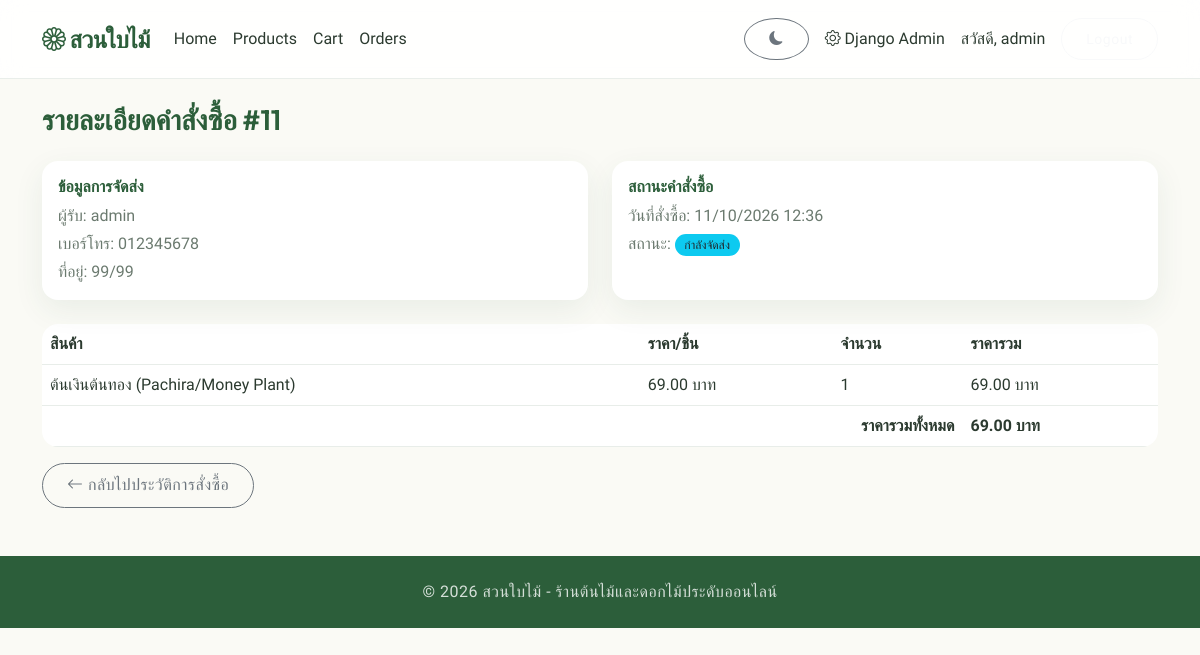
The page /orders/11/ (signed in) on the database its author committed.
### accounts/models.py (models this page shows, shortened)
class User(AbstractUser):
    phone = models.CharField('เบอร์โทรศัพท์', max_length=15, blank=True)
    address = models.TextField('ที่อยู่', blank=True)

### orders/models.py (models this page shows, shortened)
class Order(models.Model):
    STATUS_PENDING = 'pending'
    STATUS_SHIPPING = 'shipping'
    STATUS_COMPLETED = 'completed'
    STATUS_CANCELLED = 'cancelled'
    STATUS_CHOICES = [
        (STATUS_PENDING, 'รอดำเนินการ'),
        (STATUS_SHIPPING, 'กำลังจัดส่ง'),
        (STATUS_COMPLETED, 'จัดส่งสำเร็จ'),
        (STATUS_CANCELLED, 'ยกเลิก'),
    ]
    user = models.ForeignKey(
        settings.AUTH_USER_MODEL, verbose_name='ลูกค้า',
        on_delete=models.CASCADE, related_name='orders'
    )
    receiver_name = models.CharField('ชื่อผู้รับ', max_length=150)
    phone = models.CharField('เบอร์โทรศัพท์', max_length=15)
    shipping_address = models.TextField('ที่อยู่จัดส่ง')
    total_price = models.DecimalField('ราคารวม', max_digits=10, decimal_places=2)
    status = models.CharField('สถานะ', max_length=20, choices=STATUS_CHOICES, default=STATUS_PENDING)
    created_at = models.DateTimeField('วันที่สั่งซื้อ', auto_now_add=True)
    class Meta:
        verbose_name = 'คำสั่งซื้อ'
        verbose_name_plural = 'คำสั่งซื้อ'
        ordering = ['-created_at']

class OrderDetail(models.Model):
    order = models.ForeignKey(Order, verbose_name='คำสั่งซื้อ', on_delete=models.CASCADE, related_name='details')
    product = models.ForeignKey(Product, verbose_name='สินค้า', on_delete=models.SET_NULL, null=True)
    quantity = models.PositiveIntegerField('จำนวน', validators=[MinValueValidator(1)])
    price = models.DecimalField('ราคาต่อชิ้น (ตอนสั่งซื้อ)', max_digits=10, decimal_places=2, validators=[MinValueValidator(Decimal("0.01"))])
    class Meta:
        verbose_name = 'รายการสินค้าในคำสั่งซื้อ'
        verbose_name_plural = 'รายการสินค้าในคำสั่งซื้อ'
    @property
    def subtotal(self):
        return self.price * self.quantity

### products/models.py (models this page shows, shortened)
class Product(models.Model):
    name = models.CharField('ชื่อสินค้า', max_length=200)
    category = models.ForeignKey(
        Category, verbose_name='หมวดหมู่', on_delete=models.SET_NULL,
        null=True, blank=True, related_name='products'
    )
    description = models.TextField('รายละเอียดสินค้า', blank=True)
    price = models.DecimalField('ราคา', max_digits=10, decimal_places=2, validators=[MinValueValidator(Decimal("0.01"))])
    stock = models.PositiveIntegerField('จำนวนคงเหลือ', default=0)
    image = models.ImageField('รูปสินค้า', upload_to='products/', blank=True, null=True)
    created_at = models.DateTimeField('วันที่เพิ่มสินค้า', auto_now_add=True)
    class Meta:
        verbose_name = 'สินค้า'
        verbose_name_plural = 'สินค้า'
        ordering = ['-created_at']

### orders/views.py (the view)
# urls.py: path('<int:order_id>/', views.order_detail_view, name='order_detail'),
@login_required
def order_detail_view(request, order_id):
    order = get_object_or_404(Order, id=order_id, user=request.user)
    return render(request, 'orders/order_detail.html', {'order': order})

### cart/cart.py (called while the page is built, shortened)
    def __iter__(self):
        product_ids = list(self.cart.keys())
        products = Product.objects.filter(id__in=product_ids)
        products_map = {str(p.id): p for p in products}
        missing_ids = set(product_ids) - set(products_map.keys())
        if missing_ids:
            for product_id in missing_ids:
                self.cart.pop(product_id, None)
            self.save()

    def __len__(self):
        return sum(item["quantity"] for item in self)

### cart/context_processors.py (called while the page is built)
def cart_summary(request):
    cart = Cart(request)
    return {'cart_count': len(cart)}

### orders/templates/orders/order_detail.html (shortened to what this page needs)
{% extends 'base.html' %}
{% block content %}
<h3 class="mb-4">รายละเอียดคำสั่งซื้อ #{{ order.id }}</h3>
<div class="row mb-4">
    <div class="col-md-6">
        <div class="card p-3">
            <h6>ข้อมูลการจัดส่ง</h6>
            <p class="mb-1">ผู้รับ: {{ order.receiver_name }}</p>
            <p class="mb-1">เบอร์โทร: {{ order.phone }}</p>
            <p class="mb-0">ที่อยู่: {{ order.shipping_address }}</p>
        </div>
    </div>
    <div class="col-md-6">
        <div class="card p-3">
            <h6>สถานะคำสั่งซื้อ</h6>
            <p class="mb-1">วันที่สั่งซื้อ: {{ order.created_at|date:"d/m/Y H:i" }}</p>
            <p class="mb-0">สถานะ: <span class="badge bg-info text-dark">{{ order.get_status_display }}</span></p>
        </div>
    </div>
</div>
<div class="table-responsive">
    <table class="table table-custom align-middle">
        <thead>
            <tr>
                <th>สินค้า</th>
                <th>ราคา/ชิ้น</th>
                <th>จำนวน</th>
                <th>ราคารวม</th>
            </tr>
        </thead>
        <tbody>
            {% for detail in order.details.all %}
            <tr>
                <td>
                    {% if detail.product %}
                        <a href="{% url 'products:product_detail' detail.product.pk %}" class="text-decoration-none" style="color: var(--text-main);">
                            {{ detail.product.name }}
                        </a>
                    {% else %}
                        <span class="text-muted">สินค้านี้ถูกลบออกจากระบบแล้ว</span>
                    {% endif %}
                </td>
                <td>{{ detail.price|floatformat:2 }} บาท</td>
                <td>{{ detail.quantity }}</td>
                <td>{{ detail.subtotal|floatformat:2 }} บาท</td>
            </tr>
            {% endfor %}
        </tbody>
        <tfoot>
            <tr>
                <th colspan="3" class="text-end">ราคารวมทั้งหมด</th>
                <th>{{ order.total_price|floatformat:2 }} บาท</th>
            </tr>
        </tfoot>
    </table>
</div>
<a href="{% url 'orders:order_history' %}" class="btn btn-outline-secondary">
    <i class="bi bi-arrow-left"></i> กลับไปประวัติการสั่งซื้อ
</a>
{% endblock %}

### templates/base.html (shortened to what this page needs)
{% load static %}
<!DOCTYPE html>
<html lang="th">
<head>
    <link href="https://cdn.jsdelivr.net/npm/bootstrap@5.3.3/dist/css/bootstrap.min.css" rel="stylesheet">
    <link href="https://cdn.jsdelivr.net/npm/bootstrap-icons@1.11.3/font/bootstrap-icons.css" rel="stylesheet">
    <link href="{% static 'css/style.css' %}?v=1.5" rel="stylesheet">
</head>
<body>
<nav class="navbar navbar-expand-lg sticky-top">
    <div class="container">
        <a class="navbar-brand fw-bold" href="{% url 'products:home' %}">
            <i class="bi bi-flower1"></i> สวนใบไม้
        </a>
        <div class="collapse navbar-collapse" id="navbarMain">
            <ul class="navbar-nav me-auto mb-2 mb-lg-0">
                <li class="nav-item">
                    <a class="nav-link" href="{% url 'products:home' %}">Home</a>
                </li>
                <li class="nav-item">
                    <a class="nav-link" href="{% url 'products:product_list' %}">Products</a>
                </li>
                <li class="nav-item">
                    <a class="nav-link" href="{% url 'cart:cart_detail' %}">
                        Cart {% if cart_count %}<span class="badge bg-light text-dark">{{ cart_count }}</span>{% endif %}
                    </a>
                </li>
                {% if user.is_authenticated %}
                <li class="nav-item">
                    <a class="nav-link" href="{% url 'orders:order_history' %}">Orders</a>
                </li>
                {% endif %}
            </ul>
            <ul class="navbar-nav align-items-center">
                <li class="nav-item me-2">
                    <button id="themeToggle" class="btn btn-outline-secondary btn-sm rounded-circle" aria-label="Toggle Theme">
                        <i class="bi bi-moon-fill" id="themeIcon"></i>
                    </button>
                </li>
                {% if user.is_authenticated %}
                    {% if user.is_staff %}
                    <li class="nav-item">
                        <a class="nav-link" href="{% url 'admin:index' %}">
                            <i class="bi bi-gear"></i> Django Admin
                        </a>
                    </li>
                    {% endif %}
                    <li class="nav-item">
                        <span class="nav-link">สวัสดี, {{ user.first_name|default:user.username }}</span>
                    </li>
                    <li class="nav-item">
                        <form method="post" action="{% url 'accounts:logout' %}" class="d-inline">
                            <button type="submit" class="btn btn-outline-light btn-sm ms-2">Logout</button>
                        </form>
                    </li>
                {% endif %}
            </ul>
        </div>
    </div>
</nav>
<main class="container my-4">
    {% block content %}{% endblock %}
</main>
<footer class="text-center py-4 mt-5 footer-custom">
    <p class="mb-0">&copy; 2026 สวนใบไม้ - ร้านต้นไม้และดอกไม้ประดับออนไลน์</p>
</footer>
</body>
</html>

### static/css/style.css (style rules this page uses)
:root { --primary: #2C5E3A; --primary-light: #3d7e4f; --secondary: #8CA790; --accent: #CC7A52; --bg-color: #FAFAF5; --text-main: #2b3a2f; --text-muted: #6b7a6f; --white: #ffffff; --shadow-soft: 0 10px 30px rgba(44, 94, 58, 0.08); --shadow-hover: 0 20px 40px rgba(44, 94, 58, 0.15); --navbar-bg: rgba(255, 255, 255, 0.85); --navbar-border: rgba(44, 94, 58, 0.1); --radius-sm: 8px; --radius-md: 16px; --radius-lg: 24px; --radius-pill: 50px; --transition: all 0.3s cubic-bezier(0.25, 0.8, 0.25, 1); --bs-body-color: var(--text-main); --bs-body-bg: var(--bg-color); }
body { background-color: var(--bg-color); color: var(--text-main); font-family: 'Prompt', 'Outfit', sans-serif; -webkit-font-smoothing: antialiased; }
h1, h2, h3, h4, h5, h6, .navbar-brand { font-family: 'Outfit', 'Prompt', sans-serif; font-weight: 600; color: var(--primary); }
.navbar { background-color: var(--navbar-bg) !important; backdrop-filter: blur(12px); -webkit-backdrop-filter: blur(12px); border-bottom: 1px solid var(--navbar-border); padding: 1rem 0; transition: var(--transition); }
.navbar.sticky-top { position: sticky; top: 0; z-index: 1030; }
.navbar-brand { font-size: 1.5rem; color: var(--primary) !important; letter-spacing: -0.5px; }
.navbar-nav .nav-link { color: var(--text-main) !important; font-weight: 500; padding: 0.5rem 1.2rem; border-radius: var(--radius-pill); transition: var(--transition); }
.btn { border-radius: var(--radius-pill); padding: 0.6rem 1.5rem; font-weight: 500; transition: var(--transition); letter-spacing: 0.5px; }
.card { border: none; border-radius: var(--radius-md); background: var(--white); box-shadow: var(--shadow-soft); transition: var(--transition); overflow: hidden; height: 100%; }
.card-text, .card p { color: var(--text-muted); }
.badge { border-radius: var(--radius-pill); padding: 0.4em 0.8em; font-weight: 500; }
.footer-custom { background-color: var(--primary); color: rgba(255,255,255,0.8); border-top: none; padding: 3rem 0; margin-top: 5rem; }
.footer-custom p { font-weight: 300; letter-spacing: 0.5px; }
.table-custom { background-color: var(--white) !important; color: var(--text-main) !important; border-radius: var(--radius-md); overflow: hidden; }
.table-custom th, .table-custom td { background-color: transparent !important; color: var(--text-main) !important; border-bottom-color: rgba(140, 167, 144, 0.2); }

### rows shown on the page
User: first_name "admin"
Order: id "11", receiver_name "admin", phone "012345678", shipping_address "99/99", created_at "11/10/2026 12:36", status "กำลังจัดส่ง", total_price "69.00"
OrderDetail: product.name "ต้นเงินต้นทอง (Pachira/Money Plant)", price "69.00", quantity "1", subtotal "69.00"
